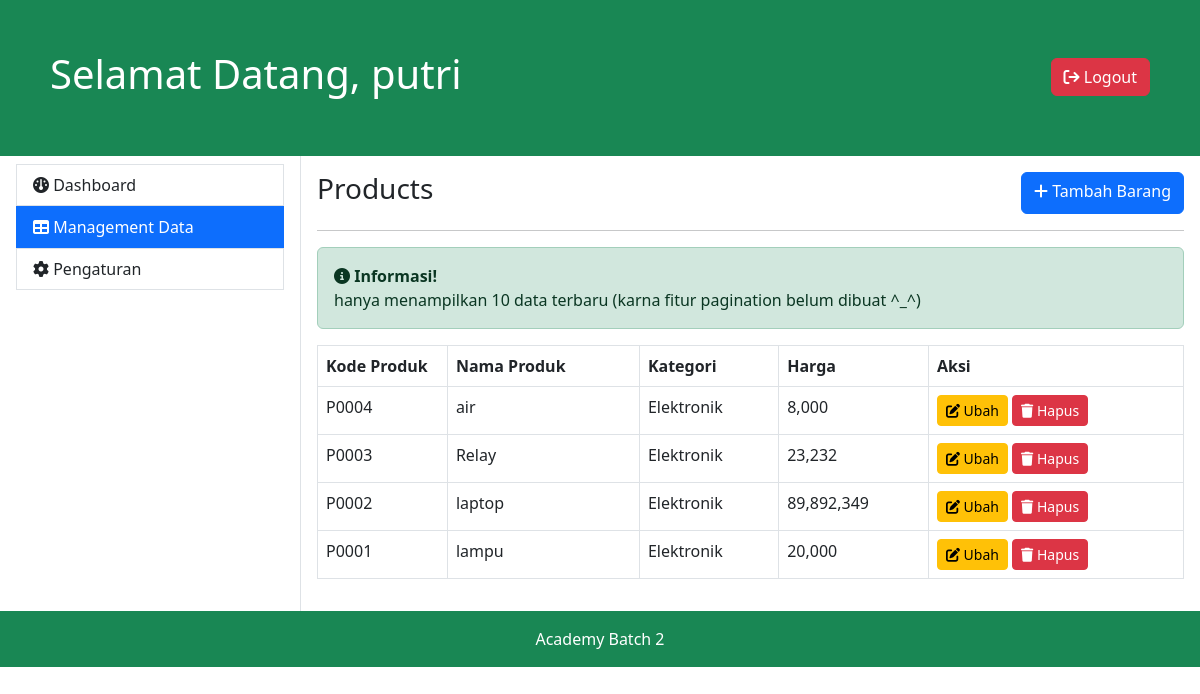
The page /frontend/dashboard/pages/products.php (signed in) on the database its author committed.
### tables this page shows
CREATE TABLE `products` (
  `id` int(10) NOT NULL,
  `code` char(5) NOT NULL,
  `name` varchar(255) NOT NULL,
  `price` int(10) NOT NULL,
  `category` varchar(255) NOT NULL,
  `users_by` int(5) NOT NULL,
  `created_at` datetime NOT NULL DEFAULT current_timestamp()
);

### frontend/dashboard/pages/products.php (the view, shortened to what this page needs)
<?php
	include_once('../templates/header.php');
?>
<div class="d-flex">
  <h3 class="me-auto">Products</h3>
  <a href="<?= BASE_URL.'frontend/dashboard/pages/products_create.php' ?>" class="btn btn-primary ms-auto"><i class="fa-solid fa-plus"></i> Tambah Barang</a>
</div>
<hr>
<div class="alert alert-success" role="alert"><i class="fa-solid fa-circle-info"></i> <span class="fw-bold">Informasi!</span> <br> hanya menampilkan 10 data terbaru (karna fitur pagination belum dibuat ^_^)</div>
<table class="table table-bordered">
  <thead>
    <tr>
      <th scope="col" width="15%">Kode Produk</th>
      <th scope="col">Nama Produk</th>
      <th scope="col">Kategori</th>
      <th scope="col">Harga</th>
      <th scope="col">Aksi</th>
    </tr>
  </thead>
  <tbody>
    <?php
      $runQuery = mysqli_query($link, "SELECT * FROM products ORDER BY created_at DESC LIMIT 10");
      while ($row = mysqli_fetch_assoc($runQuery)) {
        echo '<tr>';
        echo '<td>'.$row['code'].'</td>';
        echo '<td>'.$row['name'].'</td>';
        if ($row['category'] == 'EL') {
          $row['category'] = 'Elektronik';
        } else if ($row['category'] == 'TR') {
          $row['category'] = 'Kendaraan';
        }
        echo '<td>'.$row['category'].'</td>';
        echo '<td>'.number_format($row['price']).'</td>';
        echo '<td>
                    <a href="'.BASE_URL.'frontend/dashboard/pages/products_update.php?id='.$row['id'].'" class="btn btn-sm btn-warning"><i class="fa-solid fa-pen-to-square"></i> Ubah</a>
                    <a href="'.BASE_URL.'backend/delete_products.php?id='.$row['id'].'" class="btn btn-sm btn-danger"><i class="fa-solid fa-trash"></i> Hapus</a></td>';
        echo '</tr>';
      }
    ?>
  </tbody>
</table>
<?php
	include_once('../templates/footer.php');
?>

### rows shown on the page
products: code "P0004", name "air", category "Elektronik", price "8,000"
products: code "P0003", name "Relay", category "Elektronik", price "23,232"
products: code "P0002", name "laptop", category "Elektronik", price "89,892,349"
products: code "P0001", name "lampu", category "Elektronik", price "20,000"

### other values the page prints
$_SESSION['username'] "putri"
